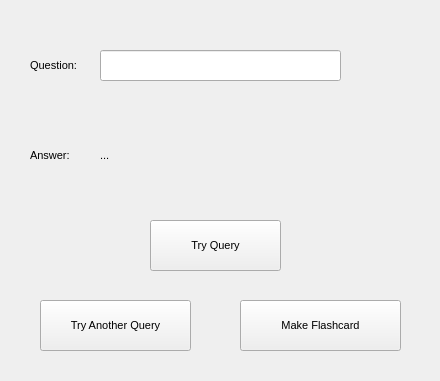
<?xml version="1.0" encoding="UTF-8"?>
<ui version="4.0">
 <class>Form</class>
 <widget class="QWidget" name="Form">
  <property name="geometry">
   <rect>
    <x>0</x>
    <y>0</y>
    <width>440</width>
    <height>381</height>
   </rect>
  </property>
  <property name="font">
   <font>
    <pointsize>12</pointsize>
   </font>
  </property>
  <property name="windowTitle">
   <string>SPARQL Query Translator</string>
  </property>
  <widget class="QLabel" name="question_label">
   <property name="geometry">
    <rect>
     <x>30</x>
     <y>50</y>
     <width>61</width>
     <height>31</height>
    </rect>
   </property>
   <property name="font">
    <font>
     <pointsize>8</pointsize>
    </font>
   </property>
   <property name="text">
    <string>Question:</string>
   </property>
  </widget>
  <widget class="QLabel" name="answer_label">
   <property name="geometry">
    <rect>
     <x>30</x>
     <y>140</y>
     <width>61</width>
     <height>31</height>
    </rect>
   </property>
   <property name="font">
    <font>
     <pointsize>8</pointsize>
    </font>
   </property>
   <property name="text">
    <string>Answer:</string>
   </property>
  </widget>
  <widget class="QLineEdit" name="question_box">
   <property name="geometry">
    <rect>
     <x>100</x>
     <y>50</y>
     <width>241</width>
     <height>31</height>
    </rect>
   </property>
   <property name="font">
    <font>
     <pointsize>8</pointsize>
    </font>
   </property>
   <property name="styleSheet">
    <string notr="true"/>
   </property>
   <property name="text">
    <string/>
   </property>
  </widget>
  <widget class="QPushButton" name="try_query_button">
   <property name="geometry">
    <rect>
     <x>150</x>
     <y>220</y>
     <width>131</width>
     <height>51</height>
    </rect>
   </property>
   <property name="font">
    <font>
     <pointsize>8</pointsize>
    </font>
   </property>
   <property name="text">
    <string>Try Query</string>
   </property>
  </widget>
  <widget class="QLabel" name="the_answer">
   <property name="geometry">
    <rect>
     <x>100</x>
     <y>140</y>
     <width>241</width>
     <height>31</height>
    </rect>
   </property>
   <property name="font">
    <font>
     <pointsize>8</pointsize>
    </font>
   </property>
   <property name="autoFillBackground">
    <bool>true</bool>
   </property>
   <property name="text">
    <string>...</string>
   </property>
  </widget>
  <widget class="QPushButton" name="make_flashcard_button">
   <property name="geometry">
    <rect>
     <x>240</x>
     <y>300</y>
     <width>161</width>
     <height>51</height>
    </rect>
   </property>
   <property name="font">
    <font>
     <pointsize>8</pointsize>
    </font>
   </property>
   <property name="text">
    <string>Make Flashcard</string>
   </property>
  </widget>
  <widget class="QPushButton" name="try_another_query_button">
   <property name="geometry">
    <rect>
     <x>40</x>
     <y>300</y>
     <width>151</width>
     <height>51</height>
    </rect>
   </property>
   <property name="font">
    <font>
     <pointsize>8</pointsize>
    </font>
   </property>
   <property name="text">
    <string>Try Another Query</string>
   </property>
  </widget>
 </widget>
 <resources/>
 <connections/>
</ui>
